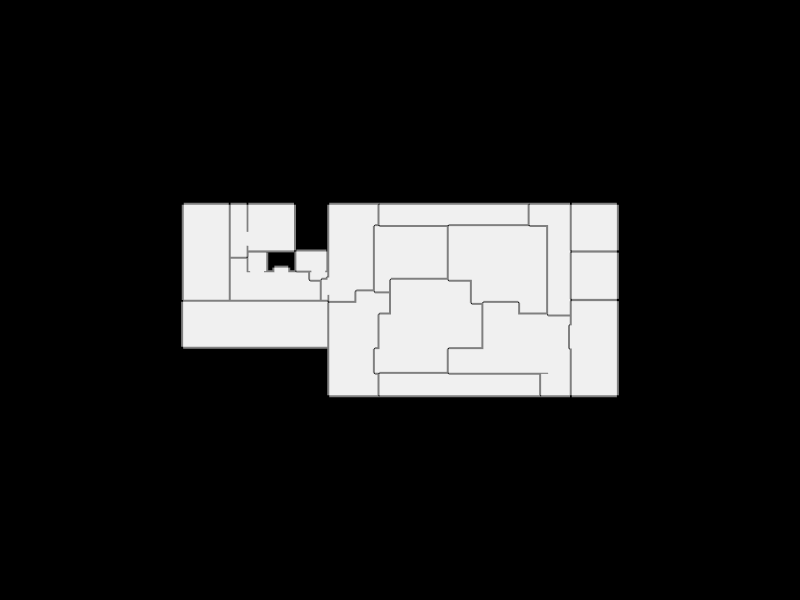

Notebook code for this chart:
### Markdown cell above
Show the result

### Code cell
Topology.Show(face_groups,
              faceOpacity=1,
              showEdges=True,
              edgeWidth=8,
              edgeColor="grey",
              camera=[0,0,6],
              backgroundColor="black",
              width=800,
              height=600,
              renderer=renderer)
